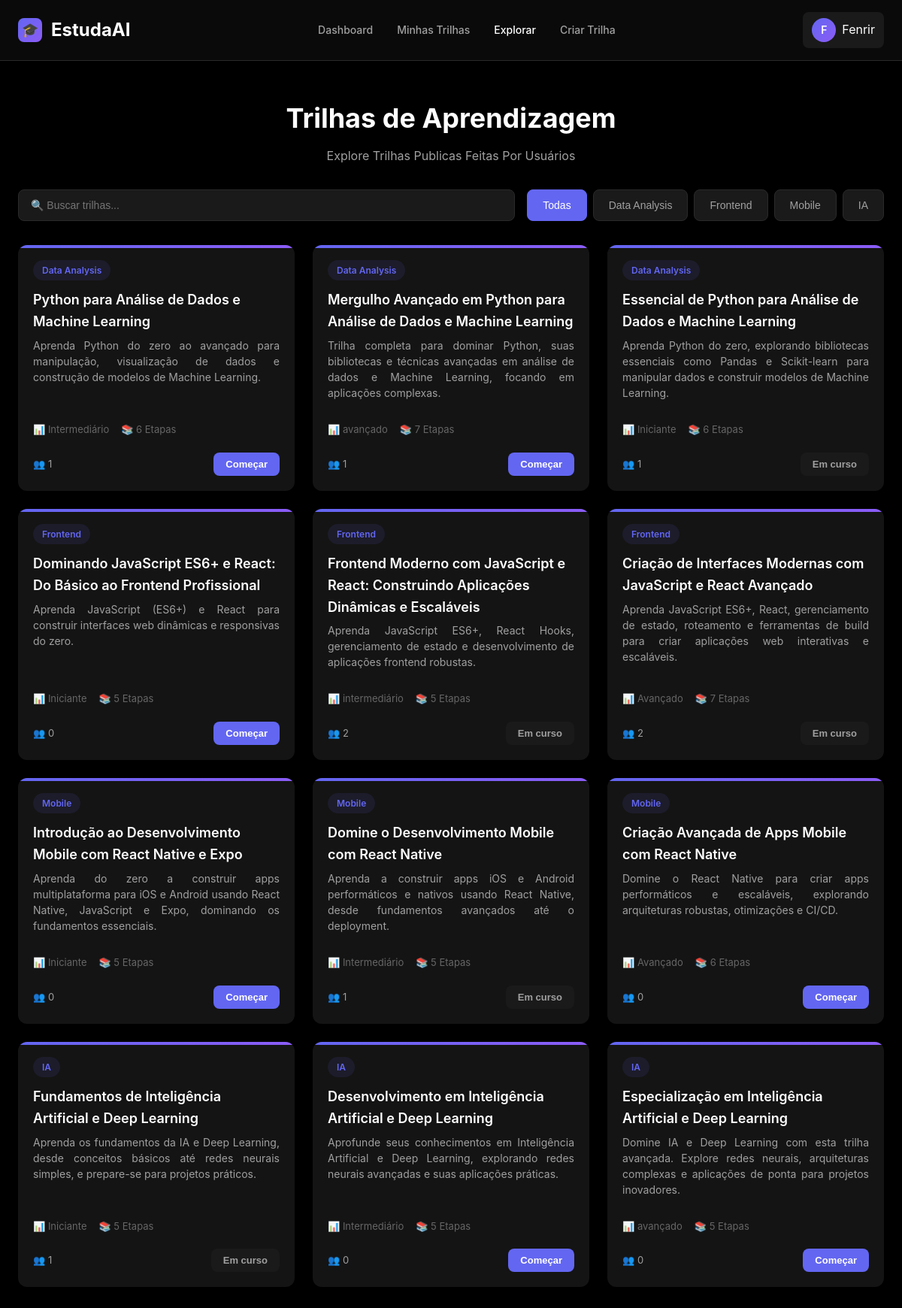
The app's page /trilhas/explorar/ (signed in) with its own data.
### users/models.py (models this page shows, shortened)
class CustomUser(AbstractUser):
    full_name = models.CharField(max_length=150)
    nickname = models.CharField(max_length=50, blank=True, unique=True)

### trilhas/models.py (models this page shows, shortened)
class Categoria(models.Model):
    nome = models.CharField(max_length=100)

class Trilha(models.Model):
    DIFICULDADE_CHOICES = [
        ('iniciante', 'Iniciante'),
        ('intermediario', 'Intermediário'),
        ('avancado', 'Avançado'),
    ]
    titulo = models.CharField(max_length=200)
    descricao = models.TextField()
    categoria = models.ForeignKey(Categoria, on_delete=models.SET_NULL, null=True, blank=True)
    visibilidade = models.BooleanField(default=True)
    dificuldade = models.CharField(max_length=20, choices=DIFICULDADE_CHOICES, default='iniciante')
    usuarios_salvos = models.ManyToManyField(settings.AUTH_USER_MODEL, blank=True, related_name="trilhas_salvas")
    @property
    def total_salvos(self):
        return self.usuarios_salvos.count()

### trilhas/views.py (the view, shortened to what this page needs)
# urls.py: path('explorar/', views.explorar_view, name='todas_trilhas'),
@login_required
def explorar_view(request):
    all_public_trilhas = Trilha.objects.filter(visibilidade=True).select_related('categoria')
    categorias = Categoria.objects.filter(trilha__visibilidade=True).distinct()
    enrolled_trilha_ids = ProgressoTrilha.objects.filter(
        user=request.user,
        trilha__in=all_public_trilhas
    ).values_list('trilha_id', flat=True)
    path_data = []
    for trilha in all_public_trilhas:
        path_data.append({
            'id': trilha.id,
            'title': trilha.titulo,
            'description': trilha.descricao,
            'category': trilha.categoria.nome if trilha.categoria else 'Sem Categoria',
            'category_slug': trilha.categoria.nome.lower() if trilha.categoria else '',
            'level': trilha.get_dificuldade_display(),
            'etapas': trilha.etapas.count() or trilha.projetos.count(),
            'students': trilha.total_salvos,
            'enrolled': trilha.id in enrolled_trilha_ids
        })
    context = {
        'paths': path_data,
        'categorias': categorias
    }
    return render(request, 'trilhas/explorar.html', context)

### trilhas/templates/trilhas/explorar.html (shortened to what this page needs)
<!DOCTYPE html>
<html lang="pt-BR">
<head>
    {% load static %}
    <link rel="stylesheet" href="{% static 'css/global.css' %}">
    <link rel="stylesheet" href="{% static 'css/todasTrilhas.css' %}">
</head>
<body>
<nav class="navbar">
    <div class="container navbar-content">
        <a href="{% url 'trilhas:dashboard' %}" class="navbar-brand">
            <div class="logo">🎓</div>
            <span>EstudaAI</span>
        </a>
        <ul class="navbar-menu">
            <li><a href="{% url 'trilhas:dashboard' %}">Dashboard</a></li>
            <li><a href="{% url 'trilhas:minhas_trilhas' %}">Minhas Trilhas</a></li>
            <li><a href="{% url 'trilhas:todas_trilhas' %}" class="active">Explorar</a></li>
            <li><a href="{% url 'trilha_personalizada:trilha_personalizada' %}">Criar Trilha</a></li>
        </ul>
        <div class="navbar-actions">
            <div class="user-profile" onclick="toggleUserMenu()">
                <div class="user-avatar">{{ request.user.nickname|first|upper }}</div>
                <span id="userName">{{ request.user.nickname }}</span>
            </div>
        </div>
    </div>
</nav>
<main class="main-content">
    <div class="container-wide">
        <div class="page-header">
            <h1 class="page-title">Trilhas de Aprendizagem</h1>
            <p class="page-subtitle">Explore Trilhas Publicas Feitas Por Usuários</p>
        </div>
        <div class="filters">
            <div class="search-box">
                <input type="text" class="form-input" placeholder="🔍 Buscar trilhas..." id="searchInput"
                       oninput="filterPaths()">
            </div>
            <div class="filter-group">
                <button class="filter-btn active" onclick="filterByCategory('all', this)">Todas</button>
                {% for cat in categorias %}
                <button class="filter-btn" onclick="filterByCategory('{{ cat.nome|lower }}', this)">{{ cat.nome }}
                </button>
                {% endfor %}
            </div>
        </div>
        <div class="paths-grid" id="pathsGrid">
            {% for path in paths %}
            <div class="path-card" data-category="{{ path.category_slug|default:path.category|lower }}"
                 onclick="verDetalhes({{ path.id }})">
                <div class="path-header">
                    <span class="path-category">{{ path.category }}</span>
                </div>
                <div class="path-card-body">
                    <div class="card-title">{{ path.title }}</div>
                    <div class="card-description">{{ path.description }}</div>
                    <div class="path-card-footer-content">
                        <div class="path-meta">
                            <span>📊 {{ path.level }}</span>
                            <span>📚 {{ path.etapas }} Etapas</span>
                        </div>
                        <div class="path-footer">
                            <span class="path-students">👥 {{ path.students }}</span>
                            {% if path.enrolled %}
                            <button class="btn btn-sm btn-disabled" onclick="event.stopPropagation();">Em curso</button>
                            {% else %}
                            <button class="btn btn-primary btn-sm"
                                    onclick="event.stopPropagation(); startPath({{ path.id }}, this)">Começar
                            </button>
                            {% endif %}
                        </div>
                    </div>
                </div>
            </div>
            {% empty %}
            <p>Nenhuma trilha pública encontrada no momento.</p>
            {% endfor %}
        </div>
    </div>
</main>
</body>
</html>

### core/static/css/global.css (style rules this page uses)
* { margin: 0; padding: 0; box-sizing: border-box; }
:root { --bg-primary: #000000; --bg-secondary: #0a0a0a; --bg-tertiary: #1a1a1a; --bg-card: #141414; --text-primary: #ffffff; --text-secondary: #a0a0a0; --text-muted: #666666; --accent-primary: #6366f1; --accent-hover: #4f46e5; --accent-light: rgba(99, 102, 241, 0.1); --success: #10b981; --success-light: rgba(16, 185, 129, 0.1); --warning: #f59e0b; --danger: #ef4444; --border: #2a2a2a; --border-light: #1a1a1a; --radius: 12px; --radius-sm: 8px; --shadow: 0 4px 6px -1px rgba(0, 0, 0, 0.3); --shadow-lg: 0 10px 15px -3px rgba(0, 0, 0, 0.5); }
body { font-family: -apple-system, BlinkMacSystemFont, "Segoe UI", "Roboto", "Oxygen", "Ubuntu", "Cantarell", "Fira Sans", "Droid Sans", "Helvetica Neue", sans-serif; -webkit-font-smoothing: antialiased; -moz-osx-font-smoothing: grayscale; background-color: var(--bg-primary); color: var(--text-primary); line-height: 1.6; min-height: 100vh; }
.container { max-width: 1200px; margin: 0 auto; padding: 0 24px; }
.container-wide { max-width: 1400px; margin: 0 auto; padding: 0 24px; }
.navbar { background-color: var(--bg-secondary); border-bottom: 1px solid var(--border); padding: 16px 0; position: sticky; top: 0; z-index: 100; backdrop-filter: blur(10px); }
.navbar-content { display: flex; justify-content: space-between; align-items: center; }
.navbar-brand { display: flex; align-items: center; gap: 12px; text-decoration: none; color: var(--text-primary); font-size: 24px; font-weight: 700; }
.navbar-brand .logo { width: 32px; height: 32px; background: linear-gradient(135deg, var(--accent-primary), #8b5cf6); border-radius: 8px; display: flex; align-items: center; justify-content: center; font-size: 18px; }
.navbar-menu { display: flex; gap: 32px; list-style: none; align-items: center; }
.navbar-menu a { color: var(--text-secondary); text-decoration: none; font-size: 14px; font-weight: 500; transition: color 0.2s; }
.navbar-menu a:hover, .navbar-menu a.active { color: var(--text-primary); }
.navbar-actions { display: flex; gap: 12px; align-items: center; }
.user-profile { display: flex; align-items: center; gap: 8px; padding: 8px 12px; background-color: var(--bg-tertiary); border-radius: var(--radius-sm); cursor: pointer; transition: background-color 0.2s; }
.user-avatar { width: 32px; height: 32px; border-radius: 50%; background: linear-gradient(135deg, var(--accent-primary), #8b5cf6); display: flex; align-items: center; justify-content: center; font-size: 14px; font-weight: 600; }
.btn { padding: 12px 24px; border-radius: var(--radius-sm); font-size: 14px; font-weight: 600; cursor: pointer; transition: all 0.2s; border: none; text-decoration: none; display: inline-flex; align-items: center; justify-content: center; gap: 8px; }
.btn-primary { background-color: var(--accent-primary); color: white; }
.btn-sm { padding: 8px 16px; font-size: 13px; }
.card-title { font-size: 18px; font-weight: 600; margin-bottom: 8px; color: var(--text-primary); }
.card-description { font-size: 14px; color: var(--text-secondary); line-height: 1.5; }
.form-input, .form-textarea, .form-select { width: 100%; padding: 12px 16px; background-color: var(--bg-tertiary); border: 1px solid var(--border); border-radius: var(--radius-sm); color: var(--text-primary); font-size: 14px; transition: all 0.2s; }

### records on screen
CustomUser: user.nickname|first "F", user.nickname "Fenrir"
Categoria: nome "Data Analysis", category "Data Analysis" "Data Analysis"
Categoria: nome "Frontend", category "Frontend" "Frontend"
Categoria: nome "Mobile", category "Mobile" "Mobile"
Categoria: nome "IA", category "IA" "IA"
Trilha: category "Data Analysis", title "Python para Análise de Dados e Machine Learning", description "Aprenda Python do zero ao avançado para manipulação, visualização de dados e construção de modelos de Machine Learning.", level "Intermediário", etapas "6", students "1", title "Frontend Moderno com JavaScript e React: Construindo Aplicações Dinâmicas e Escaláveis", description "Aprenda JavaScript ES6+, React Hooks, gerenciamento de estado e desenvolvimento de aplicações frontend robustas.", level "intermediário", category "Mobile", title "Domine o Desenvolvimento Mobile com React Native", description "Aprenda a construir apps iOS e Android performáticos e nativos usando React Native, desde fundamentos avançados até o deployment.", etapas "5", shows "Em curso", category "IA", title "Desenvolvimento em Inteligência Artificial e Deep Learning", description "Aprofunde seus conhecimentos em Inteligência Artificial e Deep Learning, explorando redes neurais avançadas e suas aplicações práticas.", students "0"
Trilha: title "Mergulho Avançado em Python para Análise de Dados e Machine Learning", description "Trilha completa para dominar Python, suas bibliotecas e técnicas avançadas em análise de dados e Machine Learning, focando em aplicações complexas.", level "avançado", category "Frontend", title "Criação de Interfaces Modernas com JavaScript e React Avançado", description "Aprenda JavaScript ES6+, React, gerenciamento de estado, roteamento e ferramentas de build para criar aplicações web interativas e escaláveis.", level "Avançado", etapas "7", students "2", shows "Em curso"
Trilha: title "Essencial de Python para Análise de Dados e Machine Learning", description "Aprenda Python do zero, explorando bibliotecas essenciais como Pandas e Scikit-learn para manipular dados e construir modelos de Machine Learning."
Trilha: title "Dominando JavaScript ES6+ e React: Do Básico ao Frontend Profissional", description "Aprenda JavaScript (ES6+) e React para construir interfaces web dinâmicas e responsivas do zero."
Trilha: title "Introdução ao Desenvolvimento Mobile com React Native e Expo", description "Aprenda do zero a construir apps multiplataforma para iOS e Android usando React Native, JavaScript e Expo, dominando os fundamentos essenciais."
Trilha: title "Criação Avançada de Apps Mobile com React Native", description "Domine o React Native para criar apps performáticos e escaláveis, explorando arquiteturas robustas, otimizações e CI/CD."
Trilha: title "Fundamentos de Inteligência Artificial e Deep Learning", description "Aprenda os fundamentos da IA e Deep Learning, desde conceitos básicos até redes neurais simples, e prepare-se para projetos práticos."
Trilha: title "Especialização em Inteligência Artificial e Deep Learning", description "Domine IA e Deep Learning com esta trilha avançada. Explore redes neurais, arquiteturas complexas e aplicações de ponta para projetos inovadores.", level "avançado"

### other values on screen
{{ path.etapas }} "7" "6" "5" "5" "5" "6" "5" "5"
{{ path.students }} "1" "1" "0" "2" "0" "0" "1" "0"
{{ path.level }} "Iniciante" "Iniciante" "Iniciante" "Avançado" "Iniciante"
